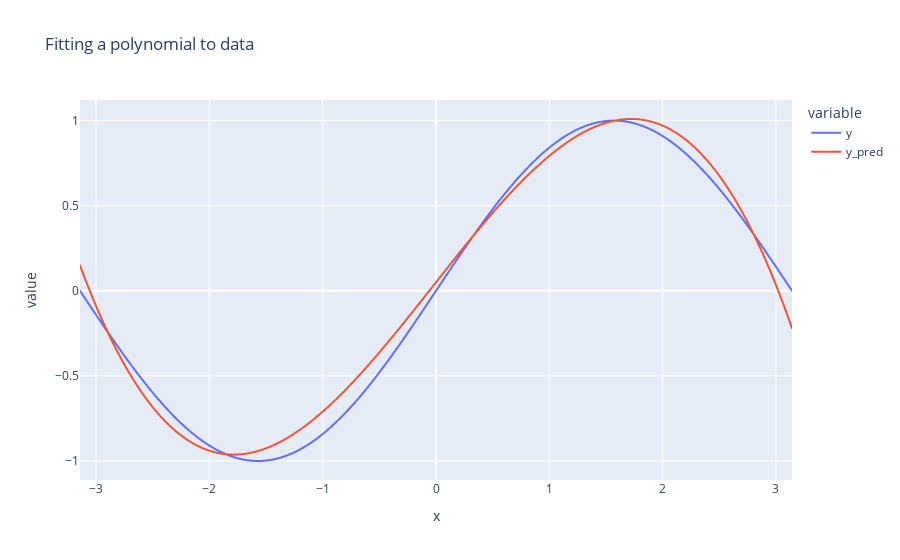

Source (notebook cell):
### Code cell
fig = px.line(data, x="x", y=["y", "y_pred"], title="Fitting a polynomial to data")
fig.show()

### Figure 1 — Plotly figure (JSON) as saved in the notebook; plotly's stock layout.template omitted (floating-point values rounded to 4 significant figures; data arrays with more than 128 entries replaced by an {"elided": "..."} marker saying what was removed)
{"data": [{"hovertemplate": "variable=y<br>x=%{x}<br>value=%{y}<extra></extra>", "legendgroup": "y", "line": {"color": "#636efa", "dash": "solid"}, "marker": {"symbol": "circle"}, "mode": "lines", "name": "y", "showlegend": true, "type": "scattergl", "x": {"elided": "2000 float values"}, "xaxis": "x", "y": {"elided": "2000 float values"}, "yaxis": "y"}, {"hovertemplate": "variable=y_pred<br>x=%{x}<br>value=%{y}<extra></extra>", "legendgroup": "y_pred", "line": {"color": "#EF553B", "dash": "solid"}, "marker": {"symbol": "circle"}, "mode": "lines", "name": "y_pred", "showlegend": true, "type": "scattergl", "x": {"elided": "2000 float values"}, "xaxis": "x", "y": {"elided": "2000 float values"}, "yaxis": "y"}], "layout": {"legend": {"title": {"text": "variable"}, "tracegroupgap": 0}, "title": {"text": "Fitting a polynomial to data"}, "xaxis": {"anchor": "y", "domain": [0, 1], "title": {"text": "x"}}, "yaxis": {"anchor": "x", "domain": [0, 1], "title": {"text": "value"}}}}
